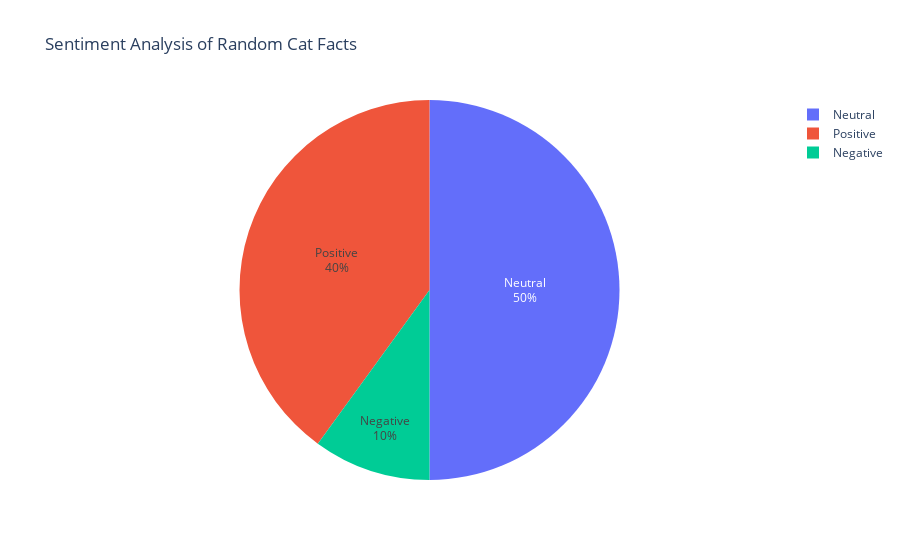

The code cell stored with this chart in its notebook:
### Code cell
fig = px.pie(df, names='Sentiment', title='Sentiment Analysis of Random Cat Facts', color_discrete_map={'Thur':'lightcyan',
                                 'Postive ':'green',
                                 'Neutral':'grey',
                                 'Negative':'red'})
fig.update_traces(textposition='inside', textinfo='percent+label')
fig.show()

### Figure 1 — Plotly figure (JSON) as saved in the notebook; plotly's stock layout.template omitted (floating-point values rounded to 4 significant figures)
{"data": [{"domain": {"x": [0, 1], "y": [0, 1]}, "hoverlabel": {"namelength": 0}, "hovertemplate": "Sentiment=%{label}", "labels": ["Neutral", "Negative", "Neutral", "Positive", "Neutral", "Neutral", "Neutral", "Neutral", "Neutral", "Neutral", "Neutral", "Positive", "Positive", "Negative", "Positive", "Neutral", "Positive", "Positive", "Positive", "Positive"], "legendgroup": "", "name": "", "showlegend": true, "textinfo": "percent+label", "textposition": "inside", "type": "pie"}], "layout": {"legend": {"tracegroupgap": 0}, "title": {"text": "Sentiment Analysis of Random Cat Facts"}}}
